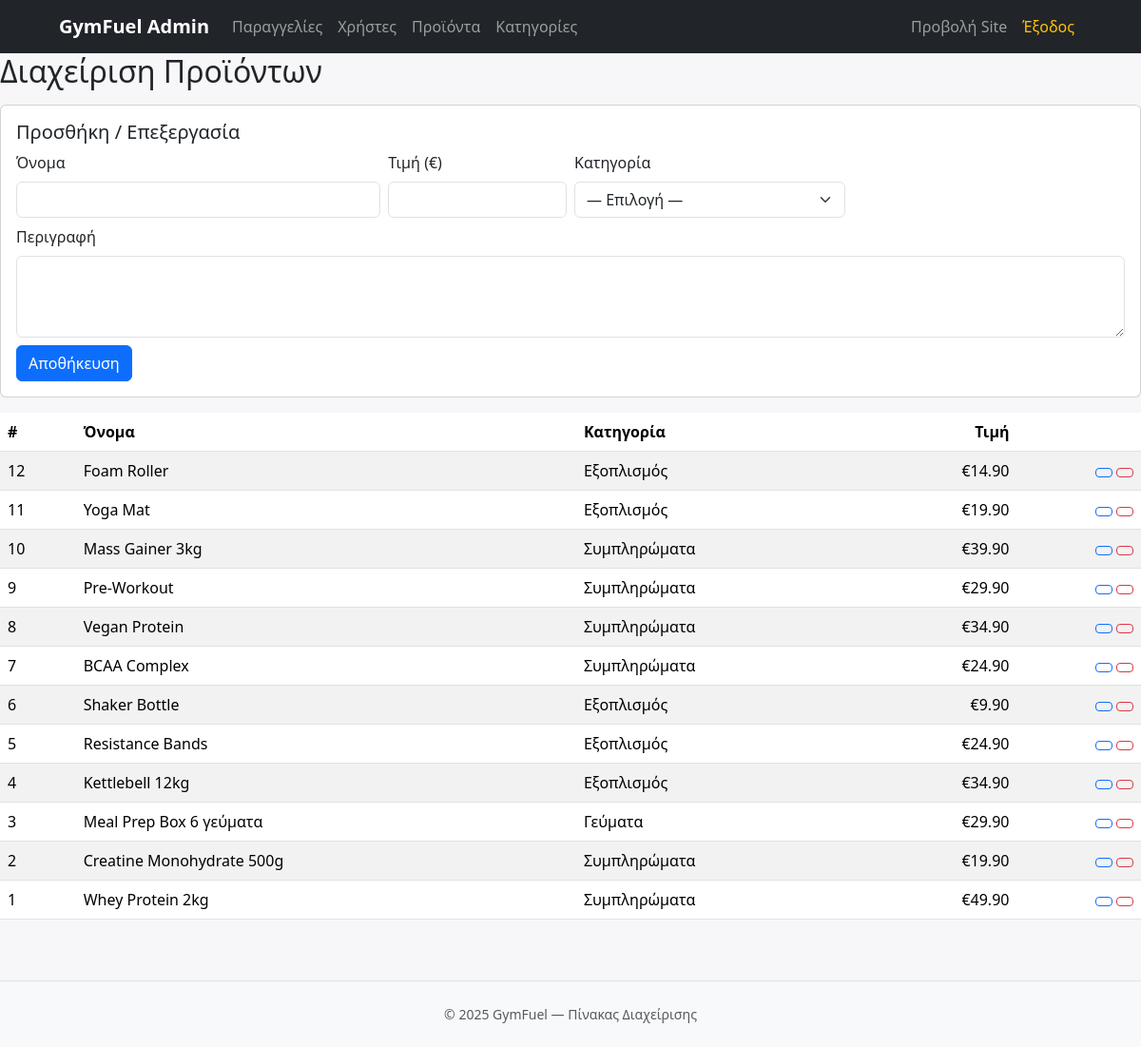
Screenshot of /products_manage.php (signed in) with the database file from the repository.
### tables this page shows
CREATE TABLE `products` (
  `id` int(11) NOT NULL,
  `name` varchar(150) NOT NULL,
  `description` text DEFAULT NULL,
  `price` decimal(10,2) NOT NULL,
  `image` varchar(255) DEFAULT NULL,
  `category_id` int(11) DEFAULT NULL,
  `created_at` timestamp NOT NULL DEFAULT current_timestamp()
);

CREATE TABLE `categories` (
  `id` int(11) NOT NULL,
  `name` varchar(100) NOT NULL
);

### products_manage.php (the view, shortened to what this page needs)
<?php
require __DIR__.'/../db.php';
$rows = $pdo->query("SELECT p.*, c.name AS cat_name FROM products p LEFT JOIN categories c ON c.id=p.category_id ORDER BY p.id DESC")->fetchAll();
include __DIR__.'/../header.php';
?>
<h2 class="mb-3">Διαχείριση Προϊόντων</h2>
<div class="card mb-3">
  <div class="card-body">
    <h5 class="card-title">Προσθήκη / Επεξεργασία</h5>
    <?php
      $edit = ['id'=>0,'name'=>'','price'=>'','category_id'=>0,'description'=>''];
    ?>
    <form method="post" class="row g-2">
      <div class="col-md-4">
        <label class="form-label">Όνομα</label>
        <input name="name" class="form-control" value="<?= htmlspecialchars($edit['name']) ?>" required>
      </div>
      <div class="col-md-2">
        <label class="form-label">Τιμή (€)</label>
        <input name="price" type="number" step="0.01" min="0" class="form-control" value="<?= htmlspecialchars((string)$edit['price']) ?>" required>
      </div>
      <div class="col-md-3">
        <label class="form-label">Κατηγορία</label>
        <select name="category_id" class="form-select" required>
          <option value="">— Επιλογή —</option>
        </select>
      </div>
      <div class="col-12">
        <label class="form-label">Περιγραφή</label>
        <textarea name="description" class="form-control" rows="3"><?= htmlspecialchars($edit['description']) ?></textarea>
      </div>
      <div class="col-12">
        <button class="btn btn-primary"><i class="bi bi-save"></i> Αποθήκευση</button>
      </div>
    </form>
  </div>
</div>
<div class="table-responsive">
  <table class="table table-striped align-middle">
    <thead><tr>
      <th>#</th><th>Όνομα</th><th>Κατηγορία</th><th class="text-end">Τιμή</th><th></th>
    </tr></thead>
    <tbody>
      <?php foreach($rows as $r): ?>
        <tr>
          <td><?=$r['id']?></td>
          <td><?=htmlspecialchars($r['name'])?></td>
          <td><?=htmlspecialchars($r['cat_name'])?></td>
          <td class="text-end">€<?=number_format((float)$r['price'],2)?></td>
          <td class="text-end">
            <a class="btn btn-sm btn-outline-primary" href="products_manage.php?edit=<?=$r['id']?>"><i class="bi bi-pencil"></i></a>
            <a class="btn btn-sm btn-outline-danger" href="products_manage.php?action=delete&id=<?=$r['id']?>" onclick="return confirm('Διαγραφή προϊόντος;');"><i class="bi bi-trash"></i></a>
          </td>
        </tr>
      <?php endforeach; ?>
    </tbody>
  </table>
</div>
<?php include __DIR__.'/../footer.php'; ?>

### header.php (style rules this page uses)
body { background:#f7f7f9; }

### rows the page displays
products: id "12", name "Foam Roller", category.name "Εξοπλισμός", price "14.90"
products: id "11", name "Yoga Mat", category.name "Εξοπλισμός", price "19.90"
products: id "10", name "Mass Gainer 3kg", category.name "Συμπληρώματα", price "39.90"
products: id "9", name "Pre-Workout", category.name "Συμπληρώματα", price "29.90"
products: id "8", name "Vegan Protein", category.name "Συμπληρώματα", price "34.90"
products: id "7", name "BCAA Complex", category.name "Συμπληρώματα", price "24.90"
products: id "6", name "Shaker Bottle", category.name "Εξοπλισμός", price "9.90"
products: id "5", name "Resistance Bands", category.name "Εξοπλισμός", price "24.90"
products: id "4", name "Kettlebell 12kg", category.name "Εξοπλισμός", price "34.90"
products: id "3", name "Meal Prep Box 6 γεύματα", category.name "Γεύματα", price "29.90"
products: id "2", name "Creatine Monohydrate 500g", category.name "Συμπληρώματα", price "19.90"
products: id "1", name "Whey Protein 2kg", category.name "Συμπληρώματα", price "49.90"
